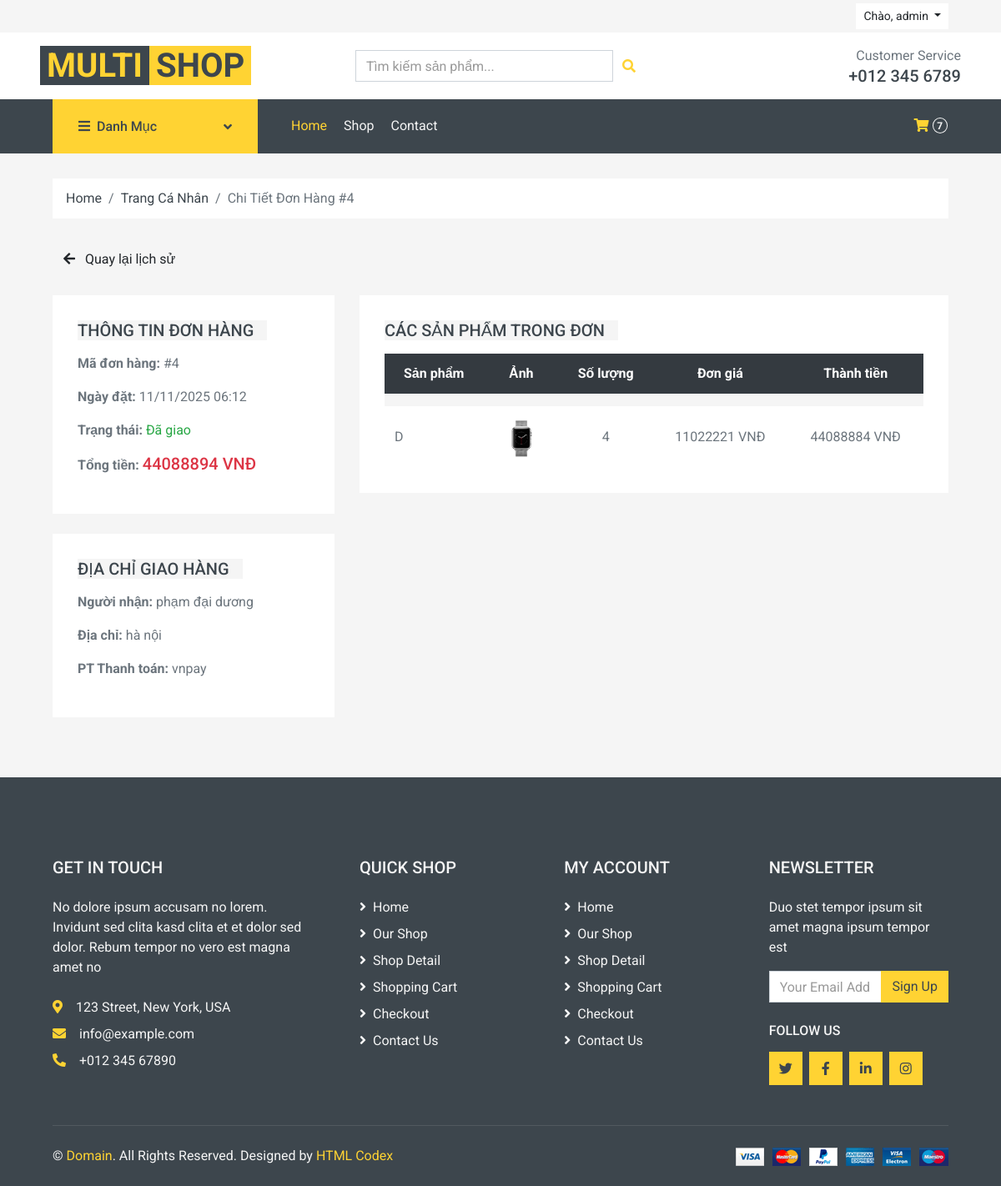
The page /nguoidung/order_detail/4/ (signed in) on the database its author committed.
### nguoidung/models.py (models this page shows, shortened)
class NguoiDung(AbstractUser):
    ROLE_CHOICES = (
        ('admin', 'Quản trị viên'),
        ('nhanvien', 'Nhân viên'),
        ('khachhang', 'Khách hàng'),
    )
    ho_ten = models.CharField(max_length=100)
    so_dien_thoai = models.CharField(max_length=20, blank=True, null=True)
    dia_chi = models.CharField(max_length=255, blank=True, null=True)
    trang_thai = models.BooleanField(default=True)
    vai_tro = models.CharField(max_length=20, choices=ROLE_CHOICES, default='khachhang')

### donhang/models.py (models this page shows, shortened)
class DonHang(models.Model):
    TRANG_THAI_CHOICES = [
        ('cho_xu_ly', 'Chờ xử lý'),
        ('dang_giao', 'Đang giao hàng'),
        ('da_giao', 'Đã giao'),
        ('da_huy', 'Đã hủy'),
    ]
    ma_nguoi_dung = models.ForeignKey(NguoiDung, on_delete=models.CASCADE)
    ngay_dat = models.DateTimeField(auto_now_add=True)
    tong_tien = models.DecimalField(max_digits=10, decimal_places=2, default=0)
    dia_chi_giao = models.CharField(max_length=255, default='')
    phuong_thuc_thanh_toan = models.CharField(max_length=50, default='') # Thêm default
    trang_thai_don_hang = models.CharField(max_length=20, choices=TRANG_THAI_CHOICES, default='cho_xu_ly')
    ghi_chu = models.TextField(blank=True, null=True)

class ChiTietDonHang(models.Model):
    ma_don_hang = models.ForeignKey(DonHang, on_delete=models.CASCADE, related_name="chi_tiet")
    ma_san_pham = models.ForeignKey(SanPham, on_delete=models.CASCADE)
    so_luong = models.IntegerField(default=1) # Thêm default
    gia = models.DecimalField(max_digits=10, decimal_places=2, default=0)
    thanh_tien = models.DecimalField(max_digits=10, decimal_places=2, default=0)

### sanpham/models.py (models this page shows, shortened)
class SanPham(models.Model):
    ma_danh_muc = models.ForeignKey(DanhMuc, on_delete=models.CASCADE)
    ten_san_pham = models.CharField(max_length=200)
    mo_ta = models.TextField(blank=True, null=True)
    gia = models.DecimalField(max_digits=10, decimal_places=2)
    giakm = models.DecimalField(max_digits=10, decimal_places=2)
    anh_dai_dien = models.ImageField(upload_to='sanpham/', blank=True, null=True)
    trang_thai = models.BooleanField(default=True)

### nguoidung/views.py (the view)
# urls.py: path('order_detail/<int:order_id>/', views.order_detail_view, name='order_detail'),
@login_required
def order_detail_view(request, order_id):
    order = get_object_or_404(DonHang, id=order_id, ma_nguoi_dung=request.user)
    order_items = order.chi_tiet.all()
    context = {
        'order': order,
        'order_items': order_items
    }
    return render(request, 'order_detail.html', context)

### giohang/context_processors.py (called while the page is built)
def cart_context(request):
    cart_total_items = 0
    if request.user.is_authenticated:
        try:
            gio_hang_db = GioHang.objects.get(ma_nguoi_dung=request.user)
            result = ChiTietGioHang.objects.filter(ma_gio_hang=gio_hang_db).aggregate(
                total_quantity=Sum('so_luong')
            )
            cart_total_items = result.get('total_quantity') or 0
        except GioHang.DoesNotExist:
            cart_total_items = 0
    else:
        gio_hang_session = request.session.get('giohang', {})
        cart_total_items = sum(item.get('so_luong', 0) for item in gio_hang_session.values())
    return {
        'cart_total_items': cart_total_items
    }

### nguoidung/templates/order_detail.html (shortened to what this page needs)
{% extends 'base.html' %}
{% load static %}
{% block cssblock %}
<link href="https://cdnjs.cloudflare.com/ajax/libs/font-awesome/5.10.0/css/all.min.css" rel="stylesheet">
<link href="{% static 'lib/animate/animate.min.css' %}" rel="stylesheet">
<link href="{% static 'lib/owlcarousel/assets/owl.carousel.min.css' %}" rel="stylesheet">
<link href="{% static 'css/style.css' %}" rel="stylesheet">
{% endblock %}
{% block content %}
    <div class="container-fluid">
        <div class="row px-xl-5">
            <div class="col-12">
                <nav class="breadcrumb bg-light mb-30">
                    <a class="breadcrumb-item text-dark" href="{% url 'index' %}">Home</a>
                    <a class="breadcrumb-item text-dark" href="{% url 'profile' %}">Trang Cá Nhân</a>
                    <span class="breadcrumb-item active">Chi Tiết Đơn Hàng #{{ order.id }}</span>
                </nav>
            </div>
        </div>
    </div>
    <div class="container-fluid">
        <div class="row px-xl-5">
            <div class="col-12 mb-4">
                <a href="{% url 'profile' %}" class="btn btn-secondary"><i class="fa fa-arrow-left mr-2"></i> Quay lại lịch sử</a>
            </div>
            <div class="col-lg-4">
                <div class="bg-light p-30 mb-4">
                    <h5 class="text-uppercase mb-3"><span class="bg-secondary pr-3">Thông tin đơn hàng</span></h5>
                    <p><strong>Mã đơn hàng:</strong> #{{ order.id }}</p>
                    <p><strong>Ngày đặt:</strong> {{ order.ngay_dat|date:"d/m/Y H:i" }}</p>
                    <p><strong>Trạng thái:</strong>
                        {% if order.trang_thai_don_hang == 'da_huy' %}
                            <span class="text-danger">{{ order.get_trang_thai_don_hang_display }}</span>
                        {% elif order.trang_thai_don_hang == 'da_giao' %}
                            <span class="text-success">{{ order.get_trang_thai_don_hang_display }}</span>
                        {% else %}
                            <span class="text-warning">{{ order.get_trang_thai_don_hang_display }}</span>
                        {% endif %}
                    </p>
                    <p><strong>Tổng tiền:</strong> <span class="h5 text-danger">{{ order.tong_tien|floatformat:0 }} VNĐ</span></p>
                </div>
                <div class="bg-light p-30 mb-4">
                    <h5 class="text-uppercase mb-3"><span class="bg-secondary pr-3">Địa chỉ giao hàng</span></h5>
                    <p><strong>Người nhận:</strong> {{ order.ma_nguoi_dung.ho_ten }}</p>
                    <p><strong>Địa chỉ:</strong> {{ order.dia_chi_giao }}</p>
                    <p><strong>PT Thanh toán:</strong> {{ order.phuong_thuc_thanh_toan }}</p>
                </div>
            </div>
            <div class="col-lg-8">
                <div class="bg-light p-30">
                    <h5 class="text-uppercase mb-3"><span class="bg-secondary pr-3">Các sản phẩm trong đơn</span></h5>
                    <div class="table-responsive">
                        <table class="table table-light table-borderless table-hover text-center mb-0">
                            <thead class="thead-dark">
                                <tr>
                                    <th>Sản phẩm</th>
                                    <th>Ảnh</th>
                                    <th>Số lượng</th>
                                    <th>Đơn giá</th>
                                    <th>Thành tiền</th>
                                </tr>
                            </thead>
                            <tbody class="align-middle">
                                {% for item in order_items %}
                                <tr>
                                    <td class="align-middle text-left">{{ item.ma_san_pham.ten_san_pham }}</td>
                                    <td class="align-middle"><img src="{{ item.ma_san_pham.anh_dai_dien.url }}" alt="" style="width: 50px;"></td>
                                    <td class="align-middle">{{ item.so_luong }}</td>
                                    <td class="align-middle">{{ item.gia|floatformat:0 }} VNĐ</td>
                                    <td class="align-middle">{{ item.thanh_tien|floatformat:0 }} VNĐ</td>
                                </tr>
                                {% endfor %}
                            </tbody>
                        </table>
                    </div>
                </div>
            </div>
        </div>
    </div>
    {% endblock %}

### templates/navbar.html (shortened to what this page needs)
{% load static %}
    <div class="container-fluid">
        <div class="row bg-secondary py-1 px-xl-5">
            <div class="col-lg-6 d-none d-lg-block">
            </div>
        {% load static %}
<div class="col-lg-6 text-center text-lg-right">
    <div class="d-inline-flex align-items-center">
        {% if user.is_authenticated %}
            <div class="btn-group">
                <button type="button" class="btn btn-sm btn-light dropdown-toggle" data-toggle="dropdown">
                    Chào, {{ user.username }}
                </button>
            </div>
        {% endif %}
        </div>
    </div>
                </div>
            </div>
        <div class="row align-items-center bg-light py-3 px-xl-5 d-none d-lg-flex">
            <div class="col-lg-4">
                <a href="{% url 'index' %}" class="text-decoration-none">
                    <span class="h1 text-uppercase text-primary bg-dark px-2">Multi</span>
                    <span class="h1 text-uppercase text-dark bg-primary px-2 ml-n1">Shop</span>
                </a>
            </div>
            <div class="col-lg-4 col-6 text-left">
    {% include 'core/search_bar.html' %}
</div>
            <div class="col-lg-4 col-6 text-right">
                <p class="m-0">Customer Service</p>
                <h5 class="m-0">+012 345 6789</h5>
            </div>
        </div>
    <div class="container-fluid bg-dark mb-30">
        <div class="row px-xl-5">
<div class="col-lg-3 d-none d-lg-block">
    <a class="btn d-flex align-items-center justify-content-between bg-primary w-100"
       data-toggle="collapse" href="#navbar-vertical"
       style="height: 65px; padding: 0 30px;">
        <h6 class="text-dark m-0"><i class="fa fa-bars mr-2"></i>Danh Mục</h6>
        <i class="fa fa-angle-down text-dark"></i>
    </a>
</div>
            <div class="col-lg-9">
                <nav class="navbar navbar-expand-lg bg-dark navbar-dark py-3 py-lg-0 px-0">
                    <div class="collapse navbar-collapse justify-content-between" id="navbarCollapse">
                        <div class="navbar-nav mr-auto py-0">
                            <a href="{% url 'index' %}" class="nav-item nav-link active">Home</a>
                            <a href="{% url 'shop' %}" class="nav-item nav-link">Shop</a>
                            <a href="{% url 'contact' %}" class="nav-item nav-link">Contact</a>
                        </div>
                        <div class="navbar-nav ml-auto py-0 d-none d-lg-block">
                            <a href="{% url 'gio_hang_view' %}" class="btn px-0 ml-3">
                                <i class="fas fa-shopping-cart text-primary"></i>
                                <span class="badge text-secondary border border-secondary rounded-circle" style="padding-bottom: 2px;">{{ cart_total_items }}</span>
                            </a>
                        </div>
                    </div>
                </nav>
            </div>
        </div>
    </div>

### rows shown on the page
NguoiDung: username "admin"
DonHang: id "4", ngay_dat "11/11/2025 06:12", trang_thai_don_hang "Đã giao", tong_tien "44088894", ma_nguoi_dung.ho_ten "phạm đại dương", dia_chi_giao "hà nội", phuong_thuc_thanh_toan "vnpay"
ChiTietDonHang: ma_san_pham.ten_san_pham "D", ma_san_pham.anh_dai_dien (picture), so_luong "4", gia "11022221", thanh_tien "44088884"

### other values the page prints
{{ cart_total_items }} "7"
